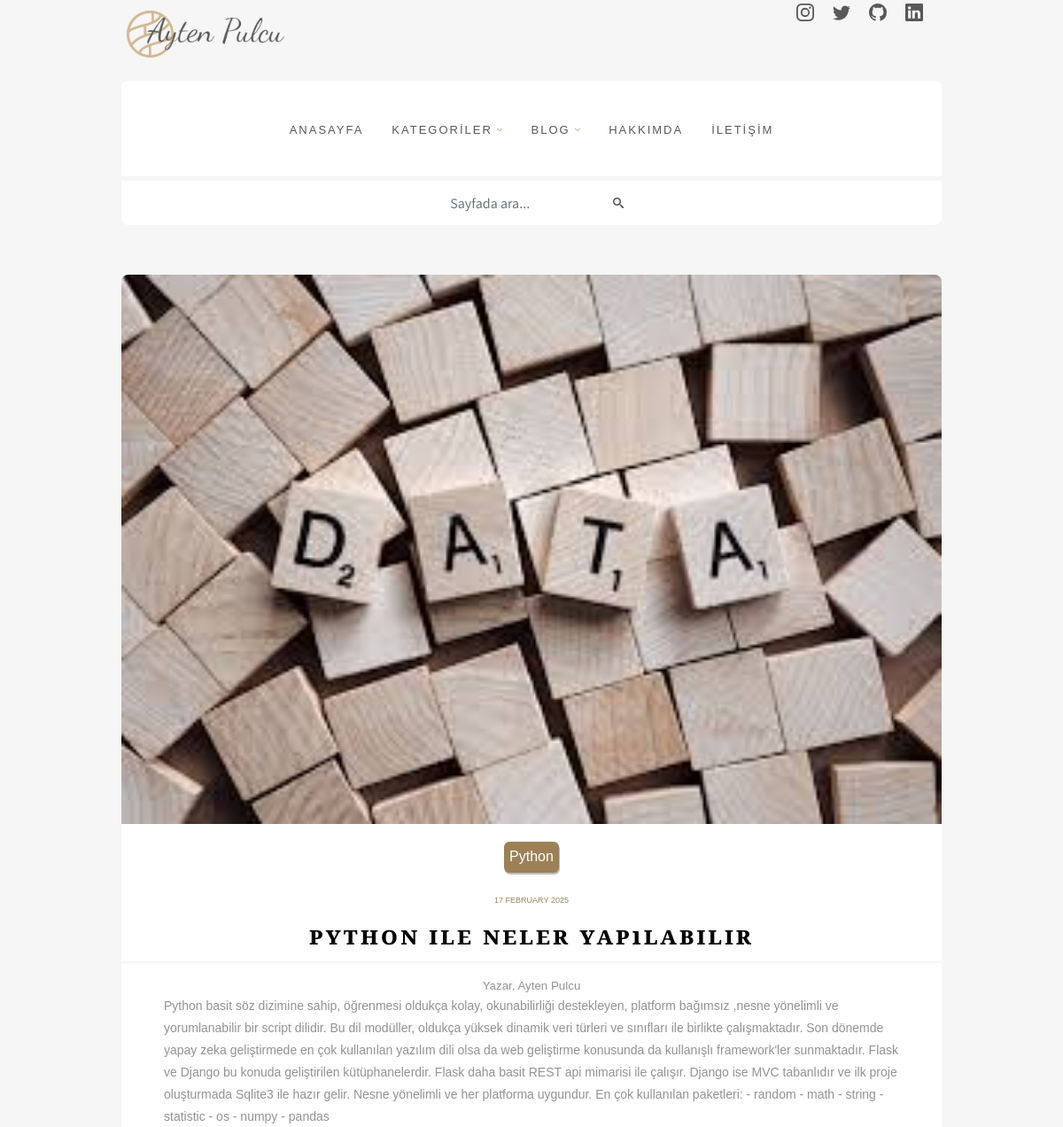
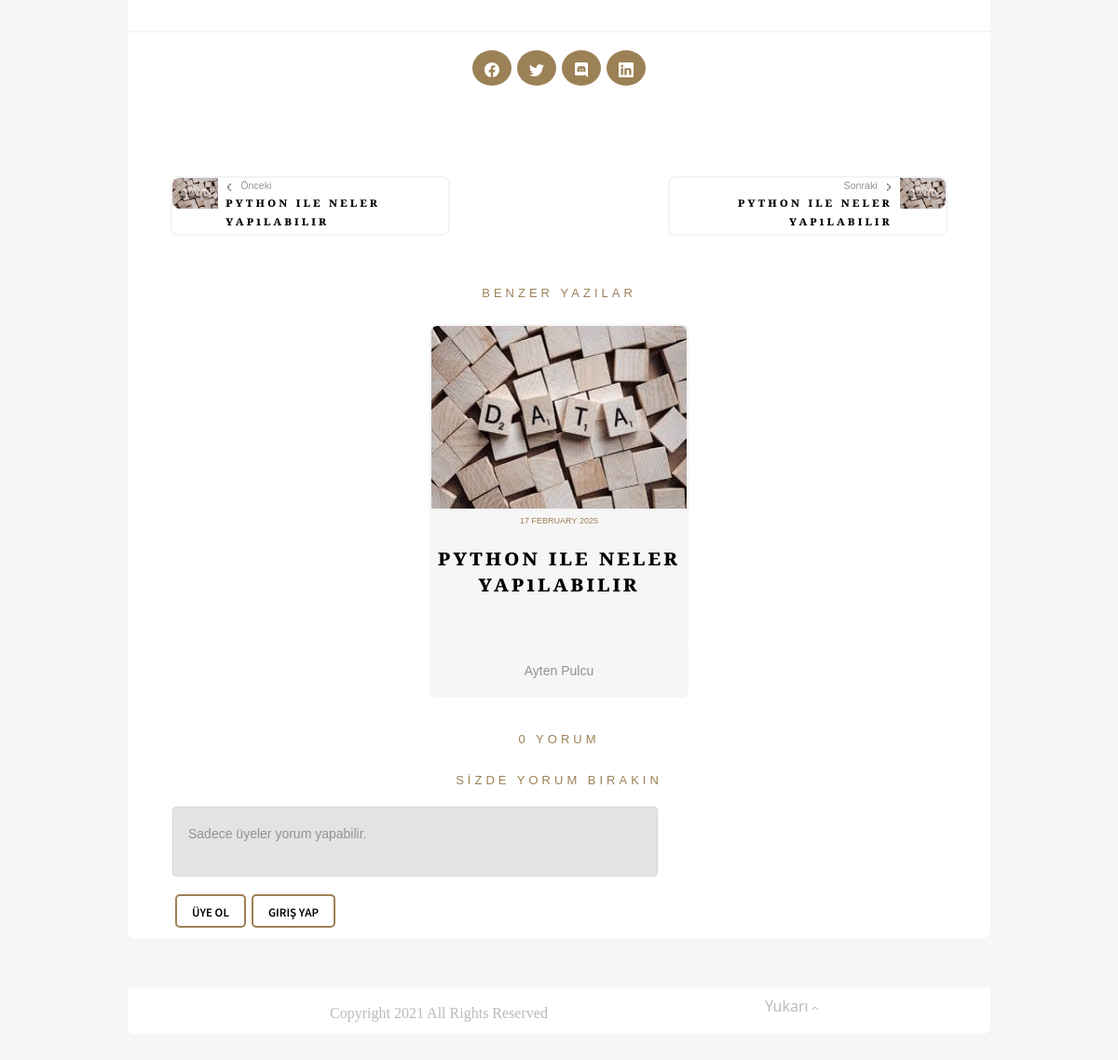
Page /blog/post/python-ile-neler-yapilabilir on the committed database (2 pictures, top to bottom).
### post/models.py (models this page shows, shortened)
class Blog_post(models.Model):
    category = models.ForeignKey(
        Category,
        on_delete=models.CASCADE
    )
    title = models.CharField(max_length=40)
    slug = models.SlugField(
        max_length=200,
        default="",
    )
    content = models.TextField()
    image = models.ImageField(upload_to="img")
    next_img = models.ImageField(upload_to="next")
    status = models.CharField(
        default="draft",
        choices=STATUS,
        max_length=10,
    )
    author=models.CharField(max_length=100)
    createt_at = models.DateTimeField(auto_now_add=True)
    updated_at = models.DateTimeField(auto_now_add=True)

class Category(models.Model):
    title = models.CharField(max_length=200)
    slug = models.SlugField(
        max_length=200,
        default="",
    )
    status = models.CharField(
        default=DEFAULT_STATUS,
        choices=STATUS,
        max_length=10,
    )
    createt_at = models.DateTimeField(auto_now_add=True)
    updated_at = models.DateTimeField(auto_now=True)
    def __str__(self):
        return f"{self.title}"

### post/views.py (the view, shortened to what this page needs)
# urls.py: path('post/<slug:post_slug>', post_show, name='post_show'),
def post_show(request, post_slug):
    context = dict()
    context['post']= get_object_or_404(Blog_post, slug=post_slug)
    context['comments']= Comment.objects.filter(
        blog_name=context['post'],
        status="published",
    )
    posts = Blog_post.objects.filter(
        category=context['post'].category,
        status="published",
    )
    context['items'] = posts
    context['related'] = posts[:3]
    return render(request, 'post.html', context)

### myblog/data.py (called while the page is built)
def need_data(request):
    context = dict()
    context['categories'] = Category.objects.filter(
        status="published"
    ).order_by('title')
    context['pages'] = Page.objects.filter(
        status="published"
    ).order_by('title')
    context['latest']  = Blog_post.objects.filter(
        status="published"
    )[:4]
    context['posts'] = Blog_post.objects.filter(
        status='published',
    )[:5]
    return context

### templates/post.html
{% extends 'components/base.html' %}
{% block content %}
<div class="content">
    <div class="row">
        <div class="col">
            <div class="cart mt-5">
                <div class="timg">
                    <img src="{{post.image.url}}" class="f img-fluid"
                    style="width: 100%;height: auto;border-top-left-radius: 8px;border-top-right-radius: 8px;" alt="Responsive image">
                </div>
                <button class="btn-tag">
                    {{post.category}}</button>
                <p class="data">{{post.updated_at|date:'d F Y'}}</p>
                <p class="post-title">{{post.title}} </p>
                <hr>
                <p class="info">
                    Yazar, {{post.author}}
                </p>
                <span class="d-flex flex-column mx-5 align-items-center">
                    <p class="text">
                        {{post.content}}
                    </p>
                </span>
                <hr>
                {% include 'components/post-info.html' %}
            </div>
        </div>
    </div>
</div>
{% endblock %}

### templates/components/post-info.html (shortened to what this page needs)
{% block content%}
<span class="d-flex flex-row flex-wrap pb-5 justify-content-center" >
    <button type="button" class="btn btn-social ">
    </button>
    <button type="button" class="btn btn-social">
    </button>
    <button type="button" class="btn btn-social">
    </button>
    <button type="button" class="btn btn-social">
    </button>
</span>
<span class="d-flex flex-row justify-content-between">
    <div class="btn-next">
        <span class="d-flex flex-column">
            <a href="{% url 'post_show' post_slug=items.first.slug %}">
                <span class="d-flex ">
                    <div style="width: 60px; height: 60px;">
                        <img src="{{items.first.next_img.url}}" class="img-fluid" style="border-top-left-radius: 8px;border-bottom-left-radius: 8px;" >
                    </div>
                    <div class="d-flex flex-column mx-2" style="text-align: left;">
                        <div class="d-flex">
                            <img src="/media/arrow.png" style="height:8px; margin: 2px;align-self: flex-end;">
                            <p class="info" style="margin-left:8px;font-size: 8pt;">Önceki</p>
                        </div>
                        <p class="last-title" style="font-size: 10pt;margin: 0;">{{items.first.title}}</p>
                    </div>
                </span>
            </a>
        </span>
    </div>
    <div class="btn-next " >
        <span class="d-flex flex-column" style="justify-content: right;align-items: center;">
            <a href="{% url 'post_show' post_slug=items.last.slug %}" style="align-self: flex-end;">
            <span class="d-flex" style="align-self: flex-end;">
                <div class="d-flex flex-column mx-2" style="text-align: right;">
                    <div class="d-flex" style="align-self: flex-end;">
                        <p class="info" style="margin-right:8px; font-size: 8pt;text-align: right;">Sonraki</p>
                        <img src="/media/arrow2.png" style="height:8px; margin: 2px;align-self: flex-end;">
                    </div>
                    <p class="last-title" style="font-size: 10pt; margin: 0;">{{items.last.title}}</p>
                </div>
                <div style="height: 60px;width: 60px;">
                    <img src="{{items.first.next_img.url}}" class="img-fluid" style="border-top-right-radius: 8px;border-bottom-right-radius: 8px;" >
                </div>
            </span>
            </a>
        </span>
    </div>
</span>
<p class="tag2">
    benzer yazılar
</p>
<div class="d-flex justify-content-evenly">
    {% for item in related %}
    <div class="box" style="width: 30%;margin: 5px;">
        <div class="timg" >
            <a href="{% url 'post_show' post_slug=item.slug %}">
                <img src="{{item.image.url}}" class="rnd img-fluid" style="height: 200px;border: 2px solid #f3f3f3;">
            </a>
        </div>
        <p class="data">{{item.updated_at|date:'d F Y'}}</p>
        <p class="post-title" style="height: 90px;font-size: 18pt;">
            {{item.title}}
        </p>
        <hr style="border: white solid 1px;">
        <p class="text" style="text-align: center;">{{item.author}}</p>
    </div>
    {% endfor %}
</div>
<br>
<p class="tag2">
    {{comments.count }} Yorum
</p>
<p class="tag2">
    Sİzde Yorum bırakın
</p>
<div class="comment w-75 mx-5" >
    <form method="POST" >
        <span class="d-flex flex-column w-75">
        {% if user.is_authenticated %}
        <label class="form-label" >Kullanıcı: <strong>{{user.username}}</strong></label>
            <label class="form-label">Yorumunuz</label>
            <textarea type="text" name="content" class="form-control" id="id_content" required></textarea>
            <br>
            <button class="mb-3" type="submit" style="border-radius: 5px;background-color: #9c8156;color: white; border:0px;  height: 35px; width: 50%;">
                Gönder
            </button>
        {% else %}
            <div class="alert alert-secondary alert-dismissible fade show" role="alert">
                <p class="text">Sadece üyeler yorum yapabilir.</p>
            </div>
            <span class="d-flex pb-2 align-items-center w-50" >
                <a href="{% url 'sign_in' %}" >
                    <p class="category px-3">Üye Ol</p>
                </a>
                <a href="{% url 'log_in' %}" >
                    <p class="category px-3">Giriş Yap</p>
                </a>
            </span>
        {% endif %}
        </span>
    </form>
</div>
{% endblock%}

### static/css/main.css (style rules this page uses)
body { margin:0; padding: 0; background-color: #f6f6f6; }
hr { border: 1px solid #dddbdb; }
a { text-decoration: none; }
p.text { font-family: 'Source Sans Pro Light', sans-serif; color: #969191; font-size: 14px; font-weight: 200; text-align: left; line-height: 25px; text-overflow: clip; }
p.info { font-family: 'Source Sans Pro Light', sans-serif; color: #969191; font-size: 10pt; font-weight: 100; margin-bottom: 0pt; }
p.data { font-family: 'Source Sans Pro Light', sans-serif; font-size: 10pt; font-weight: 200; color: #9c8156; font-variant-caps: all-petite-caps; font-variant-numeric: oldstyle-nums; }
p.post-title { font-family: 'Playfair Display', sans-serif; font-size: 21pt; letter-spacing: 3px; font-weight: 600; font-variant-caps: all-petite-caps; color: black; line-height: 21pt; }
p.last-title { font-family: 'Playfair Display', sans-serif; font-size: 14pt; letter-spacing: 3px; font-weight: 600; font-variant-caps: all-petite-caps; color: black; line-height: 15pt; }
p.tag2 { font-family: 'Source Sans Pro regular', sans-serif; color: #9c8156; font-size: 14pt; font-weight: 400; letter-spacing: 4px; text-align: center; font-variant-caps: all-petite-caps; }
p.category { color: black; font-size: 14pt; font-weight: 600; font-family: 'Source Sans Pro', sans-serif; font-variant-caps: all-petite-caps; border: 2pt; border-color: #9c8156; border-style: solid ; border-radius: 5px; padding: 2px; margin: 3px; }
.comment { text-align: start; }
.btn-social { color: white; background-color: #9c8156; border-radius: 50%; margin: 3px; }
.btn-next { width: 300px; border-style: solid; border-radius: 8px; border-width: 2px; border-color:#f3f3f3; background-color: white; margin: 5%; }
.box { background-color: #f6f6f6; border-radius: 8px; }
.timg { border-top-left-radius: 8px; border-top-right-radius: 8px; max-width: 100%; height: auto; }
img.rnd { border-top-left-radius: 8px; border-top-right-radius: 8px; }
.cart { background-color: white; border-radius: 8px; margin-bottom: 50px; text-align: center; overflow-wrap: break-word; }
.btn-tag { border-radius: 6px; background-color: #9c8156; color: white; border:0px; height: 35px; margin: 20px; font-family: 'Source Sans Pro Light', sans-serif; box-shadow: 1px 2px #bdbdbd; }

### rows in the picture
Blog_post: image (picture), category "Python", updated_at "17 February 2025", title "Python ile neler yapılabilir", author "Ayten Pulcu", content "Python basit söz dizimine sahip, öğrenmesi oldukça kolay, okunabilirliği destekleyen, platform bağımsız ,nesne yönelimli ve yorumlanabilir bir script dilidir. Bu dil modüller, oldukça yüksek dinamik veri türleri ve sınıfları ile birlikte çalışmaktadır. Son dönemde yapay zeka geliştirmede en çok kullanılan yazılım dili olsa da web geliştirme konusunda da kullanışlı framework'ler sunmaktadır. Flask ve Django bu konuda geliştirilen kütüphanelerdir. Flask daha basit REST api mimarisi ile çalışır. Django ise MVC tabanlıdır ve ilk proje oluşturmada Sqlite3 ile hazır gelir. Nesne yönelimli ve her platforma uygundur. En çok kullanılan paketleri: - random - math - string - statistic - os - numpy -…", first.next_img (picture), first "Python ile neler yapılabilir", last "Python ile neler yapılabilir"

### other values in the picture
{{ comments.count }} "0"
